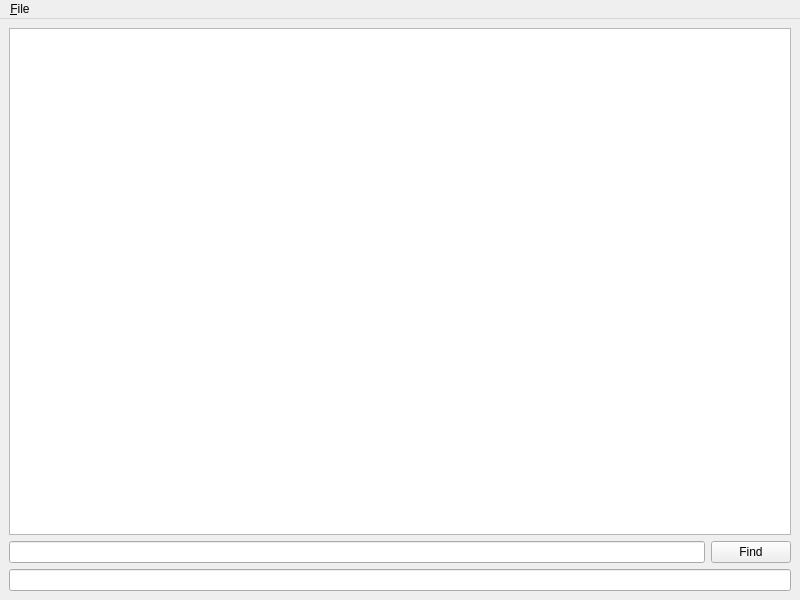
<?xml version="1.0" encoding="UTF-8"?>
<ui version="4.0">
 <class>MainWindow</class>
 <widget class="QMainWindow" name="MainWindow">
  <property name="geometry">
   <rect>
    <x>0</x>
    <y>0</y>
    <width>800</width>
    <height>600</height>
   </rect>
  </property>
  <property name="windowTitle">
   <string>Path finder</string>
  </property>
  <property name="windowIcon">
   <iconset>
    <normaloff>bracket.png</normaloff>bracket.png</iconset>
  </property>
  <widget class="QWidget" name="centralwidget">
   <layout class="QVBoxLayout" name="verticalLayout">
    <item>
     <widget class="QTextEdit" name="textEdit">
      <property name="font">
       <font>
        <pointsize>10</pointsize>
       </font>
      </property>
     </widget>
    </item>
    <item>
     <layout class="QHBoxLayout" name="horizontalLayout">
      <item>
       <widget class="QLineEdit" name="finder"/>
      </item>
      <item>
       <widget class="QPushButton" name="pushButton">
        <property name="text">
         <string>Find</string>
        </property>
       </widget>
      </item>
     </layout>
    </item>
    <item>
     <widget class="QLineEdit" name="resultLineEdit">
      <property name="readOnly">
       <bool>true</bool>
      </property>
     </widget>
    </item>
   </layout>
  </widget>
  <widget class="QMenuBar" name="menuBar">
   <property name="geometry">
    <rect>
     <x>0</x>
     <y>0</y>
     <width>800</width>
     <height>22</height>
    </rect>
   </property>
   <widget class="QMenu" name="menuOpen">
    <property name="title">
     <string>&amp;File</string>
    </property>
    <addaction name="action_Open"/>
   </widget>
   <addaction name="menuOpen"/>
  </widget>
  <action name="action_Open">
   <property name="text">
    <string>&amp;Open</string>
   </property>
  </action>
 </widget>
 <resources/>
 <connections/>
</ui>
